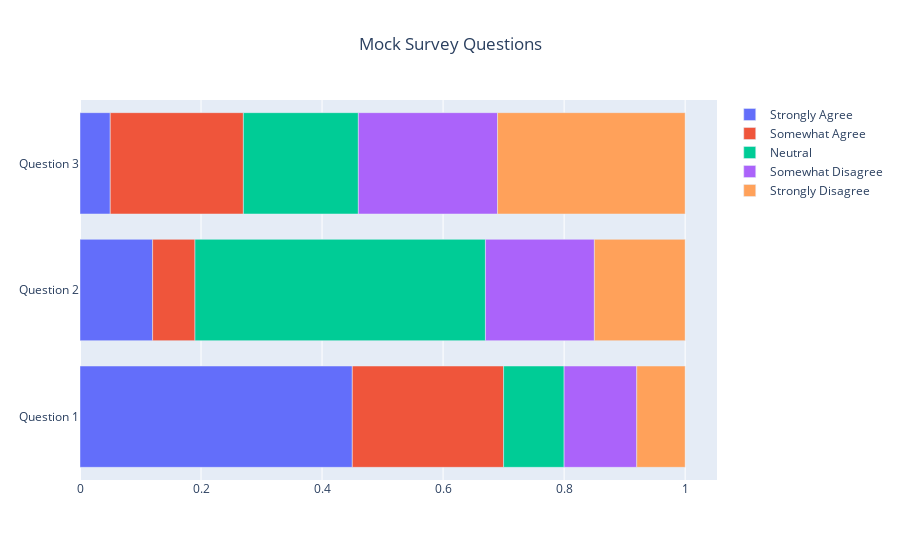

Here is the notebook cell this chart was saved with:
### Code cell
data =[
    go.Bar(
    y = df.index,
    x = df[response],
    orientation = 'h',
    name = response,
    )
    for response in df.columns
]

layout = go.Layout(title = dict(text = 'Mock Survey Questions', x = 0.5),
                  barmode = 'relative')

fig = go.Figure(data = data, layout = layout)
fig.show()

### Figure 1 — Plotly figure (JSON) as saved in the notebook; plotly's stock layout.template omitted (floating-point values rounded to 4 significant figures)
{"data": [{"name": "Strongly Agree", "orientation": "h", "type": "bar", "x": [0.45, 0.12, 0.05], "y": ["Question 1", "Question 2", "Question 3"]}, {"name": "Somewhat Agree", "orientation": "h", "type": "bar", "x": [0.25, 0.07, 0.22], "y": ["Question 1", "Question 2", "Question 3"]}, {"name": "Neutral", "orientation": "h", "type": "bar", "x": [0.1, 0.48, 0.19], "y": ["Question 1", "Question 2", "Question 3"]}, {"name": "Somewhat Disagree", "orientation": "h", "type": "bar", "x": [0.12, 0.18, 0.23], "y": ["Question 1", "Question 2", "Question 3"]}, {"name": "Strongly Disagree", "orientation": "h", "type": "bar", "x": [0.08, 0.15, 0.31], "y": ["Question 1", "Question 2", "Question 3"]}], "layout": {"barmode": "relative", "title": {"text": "Mock Survey Questions", "x": 0.5}}}
